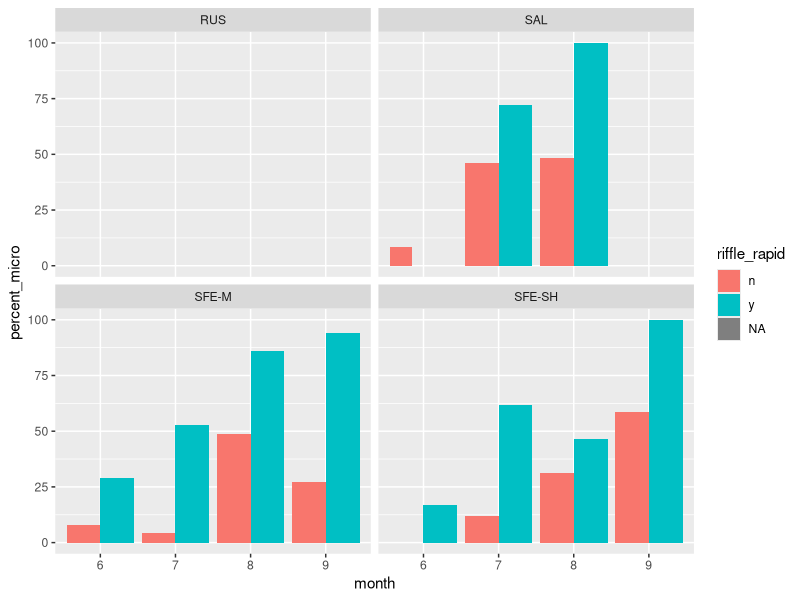
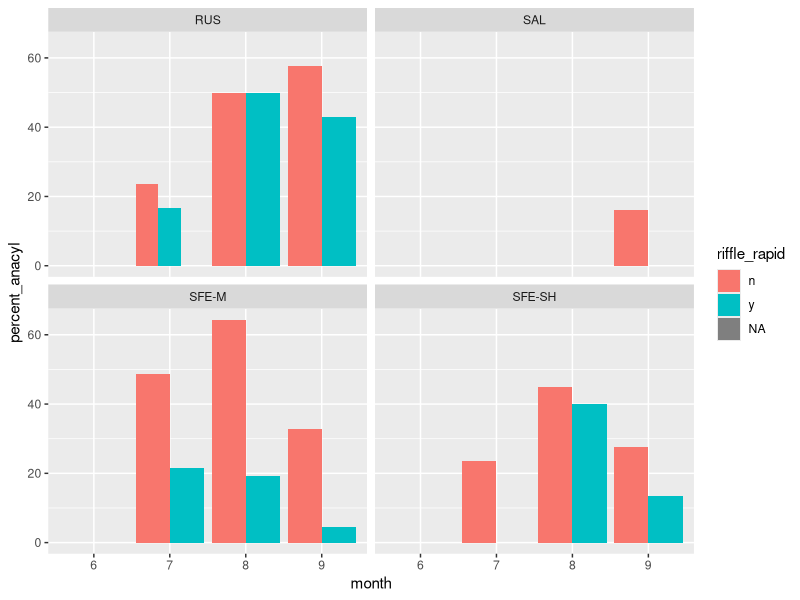

Write the R code that produced these figures, in order.
#### Supplemental figures related to habitat occupied by benthic cyanobacteria
### Jordan Zabrecky
## last edited: 02.12.2025

# These figures show (1) the proportion of anatoxin congeners at each reach,
# (2) the difference between anatoxins normalized per organic matter vs. chl-a,
# (3) the difference in mat concentrations on our single day riffle experiment

#### (1) Loading libraries and anatoxins data ####

# loading libraries
lapply(c("tidyverse", "lubridate"), require, character.only = T)

# loading anatoxins data
surveys <- read.csv("./data/EDI_data_package/benthic_surveys.csv") %>% 
  mutate(field_date = ymd(field_date)) %>% 
  mutate(month = month(field_date)) %>% 
  mutate(year = year(field_date))

#### (2) Summarizing data ####

# replace "y" and "n" with numbers for presence within a transect
surveys$Micro_pres[surveys$Micro_pres == "y"] <- 1
surveys$Ana_Cyl_pres[surveys$Ana_Cyl_pres == "y"] <- 1
surveys$Micro_pres[surveys$Micro_pres == "n"] <- 0
surveys$Ana_Cyl_pres[surveys$Ana_Cyl_pres == "n"] <- 0

# convert column type to numeric
surveys$Micro_pres <- as.numeric(surveys$Micro_pres)
surveys$Ana_Cyl_pres <- as.numeric(surveys$Ana_Cyl_pres)

# group by month, riffle_rapid, and site
summarized <- surveys %>% 
  dplyr::group_by(site, month, riffle_rapid) %>% 
  dplyr::summarize(num_micro = sum(Micro_pres),
                   num_anacyl = sum(Ana_Cyl_pres),
                   num_transects = length(transect)) %>%
  mutate(percent_micro = (num_micro / num_transects) * 100,
         percent_anacyl = (num_anacyl / num_transects) * 100)

##### (3) Making figures ####

# need to make month a character
summarized$month <- as.character(summarized$month)

# initial trial....
initial <- ggplot(data = summarized, aes(x = month, y = percent_micro, fill = riffle_rapid)) +
  geom_bar(position="dodge", stat = "identity") +
  facet_wrap(~site)
initial  

initial_ana <- ggplot(data = summarized, aes(x = month, y = percent_anacyl, fill = riffle_rapid)) +
  geom_bar(position="dodge", stat = "identity") +
  facet_wrap(~site)
initial_ana
